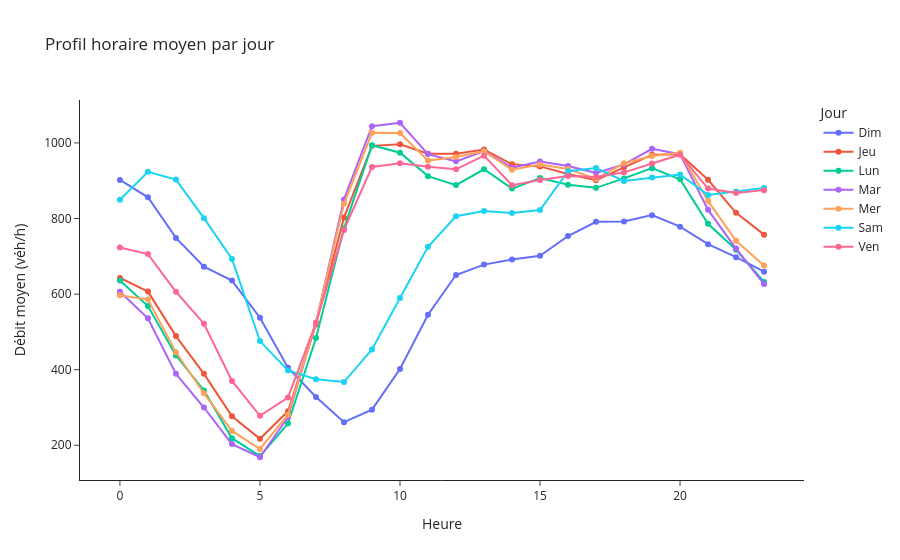

This figure's notebook cell:
### Code cell
profil = (df_axe
          .groupby(['jour_semaine','heure'], as_index=False)['Débit horaire']
          .mean())

fig = px.line(
    profil, x='heure', y='Débit horaire', color='jour_semaine',
    markers=True, title=f"Profil horaire moyen par jour",
    labels={'heure':'Heure','Débit horaire':'Débit moyen (véh/h)','jour_semaine':'Jour'}
)
fig.update_layout(template='simple_white')
fig.show()

### Figure 1 — Plotly figure (JSON) as saved in the notebook; plotly's stock layout.template omitted (floating-point values rounded to 4 significant figures)
{"data": [{"hovertemplate": "Jour=Dim<br>Heure=%{x}<br>Débit moyen (véh/h)=%{y}<extra></extra>", "legendgroup": "Dim", "line": {"color": "#636efa", "dash": "solid"}, "marker": {"symbol": "circle"}, "mode": "lines+markers", "name": "Dim", "orientation": "v", "showlegend": true, "type": "scatter", "x": [0, 1, 2, 3, 4, 5, 6, 7, 8, 9, 10, 11, 12, 13, 14, 15, 16, 17, 18, 19, 20, 21, 22, 23], "xaxis": "x", "y": [902.2, 856.2, 748.7, 672.6, 635.8, 537.4, 405.2, 327.7, 261.2, 294.2, 401.7, 545.3, 650.4, 678.1, 691.5, 701.4, 753.7, 791.2, 792.2, 808.9, 778.5, 732.1, 697.7, 659.2], "yaxis": "y"}, {"hovertemplate": "Jour=Jeu<br>Heure=%{x}<br>Débit moyen (véh/h)=%{y}<extra></extra>", "legendgroup": "Jeu", "line": {"color": "#EF553B", "dash": "solid"}, "marker": {"symbol": "circle"}, "mode": "lines+markers", "name": "Jeu", "orientation": "v", "showlegend": true, "type": "scatter", "x": [0, 1, 2, 3, 4, 5, 6, 7, 8, 9, 10, 11, 12, 13, 14, 15, 16, 17, 18, 19, 20, 21, 22, 23], "xaxis": "x", "y": [642.9, 606.6, 489.0, 389.0, 276.9, 217.2, 290.2, 519.9, 802.4, 992.2, 996.5, 971.5, 971.7, 982.7, 943.4, 937.9, 917.8, 901.5, 935.5, 968.6, 970.1, 902.5, 815.1, 757.3], "yaxis": "y"}, {"hovertemplate": "Jour=Lun<br>Heure=%{x}<br>Débit moyen (véh/h)=%{y}<extra></extra>", "legendgroup": "Lun", "line": {"color": "#00cc96", "dash": "solid"}, "marker": {"symbol": "circle"}, "mode": "lines+markers", "name": "Lun", "orientation": "v", "showlegend": true, "type": "scatter", "x": [0, 1, 2, 3, 4, 5, 6, 7, 8, 9, 10, 11, 12, 13, 14, 15, 16, 17, 18, 19, 20, 21, 22, 23], "xaxis": "x", "y": [636.1, 568.5, 437.5, 345.3, 218.8, 171.4, 257.4, 483.6, 774.0, 994.1, 974.1, 912.1, 888.4, 930.2, 879.2, 907.2, 889.6, 881.2, 906.2, 933.2, 903.7, 785.9, 717.3, 632.3], "yaxis": "y"}, {"hovertemplate": "Jour=Mar<br>Heure=%{x}<br>Débit moyen (véh/h)=%{y}<extra></extra>", "legendgroup": "Mar", "line": {"color": "#ab63fa", "dash": "solid"}, "marker": {"symbol": "circle"}, "mode": "lines+markers", "name": "Mar", "orientation": "v", "showlegend": true, "type": "scatter", "x": [0, 1, 2, 3, 4, 5, 6, 7, 8, 9, 10, 11, 12, 13, 14, 15, 16, 17, 18, 19, 20, 21, 22, 23], "xaxis": "x", "y": [606.1, 535.9, 389.0, 300.0, 203.2, 168.4, 274.6, 523.9, 850.6, 1044.0, 1053.0, 970.4, 951.2, 978.2, 934.5, 950.9, 939.1, 920.8, 943.2, 984.3, 970.3, 822.9, 720.5, 626.7], "yaxis": "y"}, {"hovertemplate": "Jour=Mer<br>Heure=%{x}<br>Débit moyen (véh/h)=%{y}<extra></extra>", "legendgroup": "Mer", "line": {"color": "#FFA15A", "dash": "solid"}, "marker": {"symbol": "circle"}, "mode": "lines+markers", "name": "Mer", "orientation": "v", "showlegend": true, "type": "scatter", "x": [0, 1, 2, 3, 4, 5, 6, 7, 8, 9, 10, 11, 12, 13, 14, 15, 16, 17, 18, 19, 20, 21, 22, 23], "xaxis": "x", "y": [597.3, 585.4, 446.2, 337.4, 238.1, 190.3, 281.0, 524.1, 838.9, 1027.0, 1026.0, 953.2, 962.9, 978.1, 929.1, 942.6, 931.0, 904.6, 946.3, 965.3, 973.7, 846.5, 741.0, 675.4], "yaxis": "y"}, {"hovertemplate": "Jour=Sam<br>Heure=%{x}<br>Débit moyen (véh/h)=%{y}<extra></extra>", "legendgroup": "Sam", "line": {"color": "#19d3f3", "dash": "solid"}, "marker": {"symbol": "circle"}, "mode": "lines+markers", "name": "Sam", "orientation": "v", "showlegend": true, "type": "scatter", "x": [0, 1, 2, 3, 4, 5, 6, 7, 8, 9, 10, 11, 12, 13, 14, 15, 16, 17, 18, 19, 20, 21, 22, 23], "xaxis": "x", "y": [849.6, 923.7, 903.1, 800.8, 692.9, 475.7, 397.9, 374.7, 367.3, 453.5, 589.5, 725.3, 806.1, 820.1, 814.6, 822.4, 925.0, 933.4, 899.3, 908.2, 916.5, 862.5, 871.2, 880.6], "yaxis": "y"}, {"hovertemplate": "Jour=Ven<br>Heure=%{x}<br>Débit moyen (véh/h)=%{y}<extra></extra>", "legendgroup": "Ven", "line": {"color": "#FF6692", "dash": "solid"}, "marker": {"symbol": "circle"}, "mode": "lines+markers", "name": "Ven", "orientation": "v", "showlegend": true, "type": "scatter", "x": [0, 1, 2, 3, 4, 5, 6, 7, 8, 9, 10, 11, 12, 13, 14, 15, 16, 17, 18, 19, 20, 21, 22, 23], "xaxis": "x", "y": [723.1, 705.8, 606.2, 521.7, 370.2, 278.1, 326.4, 524.0, 769.8, 936.3, 946.5, 936.9, 930.1, 966.4, 888.0, 901.8, 912.4, 909.8, 922.1, 945.4, 968.9, 879.3, 867.5, 875.1], "yaxis": "y"}], "layout": {"legend": {"title": {"text": "Jour"}, "tracegroupgap": 0}, "title": {"text": "Profil horaire moyen par jour"}, "xaxis": {"anchor": "y", "domain": [0, 1], "title": {"text": "Heure"}}, "yaxis": {"anchor": "x", "domain": [0, 1], "title": {"text": "Débit moyen (véh/h)"}}}}
